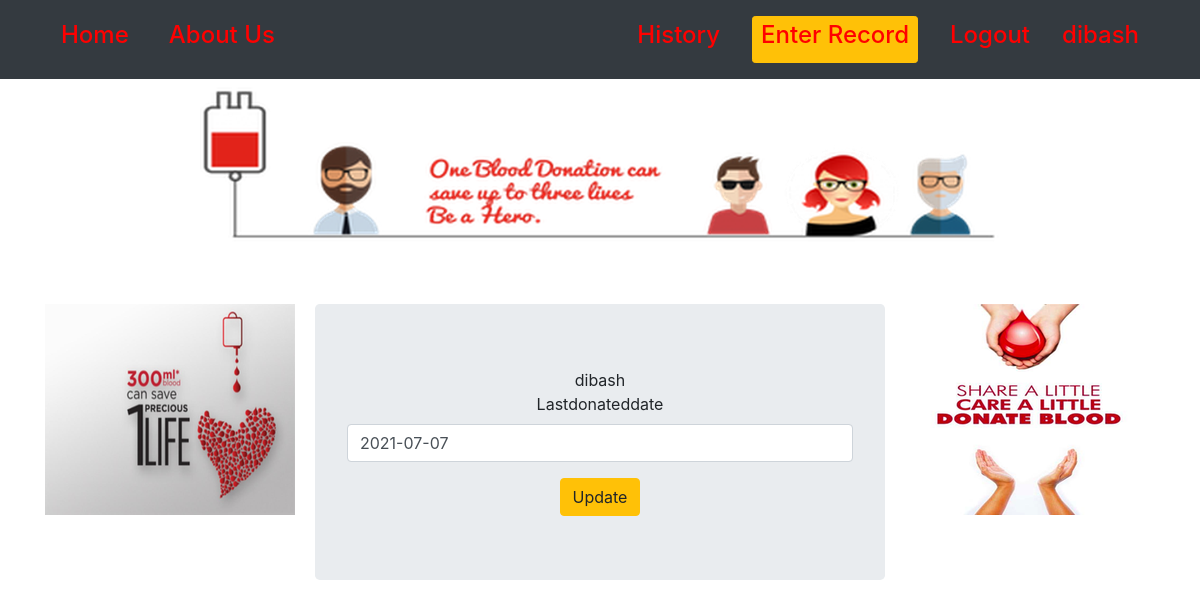
The page /profile/dwasthapa172@gmail.com/1/edit (signed in) on the database its author committed.
### accounts/models.py (models this page shows, shortened)
class UserProfile(AbstractBaseUser, PermissionsMixin):
    email=models.EmailField(max_length=200, unique=True)
    username=models.CharField(max_length=10,unique=True)
    is_active = models.BooleanField(default=True)
    is_staff = models.BooleanField(default=False)
    bloodgroup=models.CharField(choices=Blood_Group,max_length=3)
    phonenumber=models.CharField(max_length=10,unique=True)
    address = models.CharField(max_length=264)
    objects = UserProfileManager()
    USERNAME_FIELD='email'
    REQUIRED_FIELDS=['username']

### record/models.py (models this page shows, shortened)
class History(models.Model):
    user=models.ForeignKey(UserProfile, on_delete=models.CASCADE)
    lastdonateddate = models.DateField(default=timezone.now())

### record/views.py (the view)
# urls.py: path('profile/<username>/<int:pk>/edit',views.HistoryUpdateView.as_view(),name='profileupdate'),
class HistoryUpdateView(LoginRequiredMixin, SelectRelatedMixin,UpdateView):
    login_url='/login'
    redirect_field_name='record/historylist.html'
    template_name='record/profile_form.html'
    select_related=('user',)
    model = History
    form_class=historyform.HistroyForm
    def get_queryset(self):
        queryset = super().get_queryset()
        return queryset.filter(user_id=self.request.user.id)

### record/historyform.py
class HistroyForm(forms.ModelForm):
    class Meta():
        fields=['lastdonateddate',]
        model = History

### record/templates/record/profile_form.html (shortened to what this page needs)
{% extends "mainbase.html" %}
{% block content %}
{% load bootstrap5 %}
  <div class="col jumbotron text-center">
    <form class="form" method="POST">
        {{history.user.username}}
        {% bootstrap_form form %}
      <button type="submit"class="btn btn-warning">Update</button>
    </form>
</div>
{% endblock %}

### templates/mainbase.html (shortened to what this page needs)
<!DOCTYPE html>
  {% load static %}
  {% load bootstrap5 %}
<html lang="en" dir="ltr">
<head>
    <link rel="stylesheet" href="https://stackpath.bootstrapcdn.com/bootstrap/4.4.1/css/bootstrap.min.css">
    <link rel="stylesheet" href="{% static "record/style1.css" %}"/>
</head>
  <body>
    <nav class="navbar fixed-top navbar-expand-lg navbar-light bg-dark ">
        <div class="container">
          <a class="nav-item nav-link" href="{% url "record:Home" %}"><h4>Home </h4></a>
          <div class="collapse navbar-collapse " id="navbarSupportedContent">
            <div class="navbar-nav ml-3 mr-auto">
              <a class="nav-link" href="#"> <h4>About Us </h4></a>
            </div>
              {% if user.is_authenticated %}
                  <a class="nav-item nav-link" href="{% url 'record:historylist' %}" target="_blank"> <h4>History </h4></a>
                  <a class ="nav-item nav-link" href="{% url 'record:createhistory' %}" target="_blank"> <button type="button" class='btn btn-sm btn-warning '><h4>Enter Record</h4> </button></a>
                  <a class="nav-item nav-link" href="{% url 'accounts:logout' %}"> <h4>Logout </h4></a>
                  <a class="nav-item nav-link"><h4 > {{request.user.username}} </h4></a>
              {% else %}
                    <a class="nav-item nav-link " href="{% url 'accounts:signup' %}"> <button type="button" class='btn btn-sm btn-warning '><h4 >SignUp</h4></button></a>
                    <a class="nav-item nav-link " href="{% url 'accounts:login' %}"><h4>Login </h4> </a>
              {% endif %}
          </div>
        </div>
    </nav>
    <div class="container mt-5 pt-4 text-center">
      <img class="img-fluid "src="{% static "image/bloodtop.png" %}" alt="">
      <div class=" mt-5 pt-2">
        <div class="row g-0">
          <div class="col-3 card-img">
            <img class="img-fluid float-left" src="{% static "image/bloodleft.png" %}" alt="fail">
          </div>
              {% block content %}
              {% endblock %}
        <div class="col-3 card-img">
            <img class="img-fluid float-right"src="{% static "image/bloodright.png" %}" alt="">
        </div>
        </div>
      </div>
  </body>
</html>

### static/record/style1.css (style rules this page uses)
h4 { color: red; }

### rows shown on the page
UserProfile: user.username "dibash"
History: user.username "dibash", lastdonateddate "2021-07-07"
